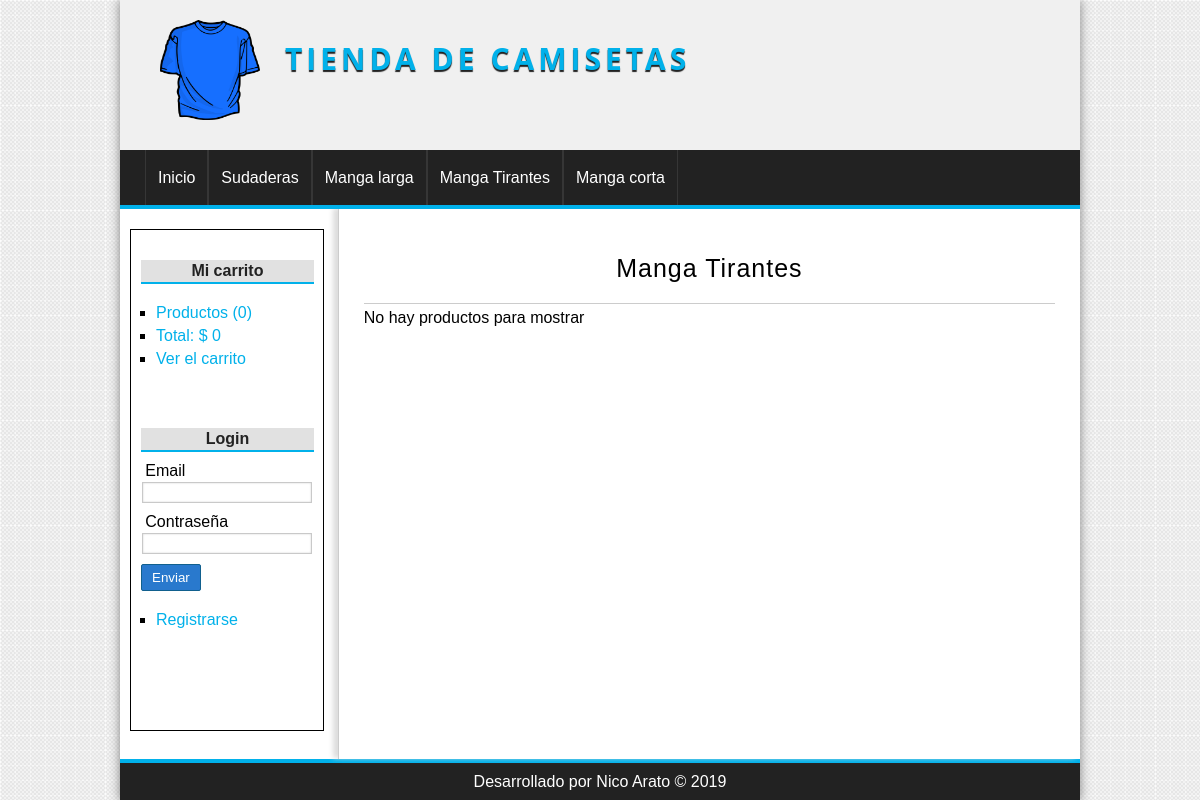
The app's page /categoria/ver&id=2 with its own data.
### tables this page shows
CREATE TABLE categorias(
    id          INT(255) auto_increment NOT NULL,
    nombre      VARCHAR(100) NOT NULL,
    CONSTRAINT pk_categorias PRIMARY KEY(id)
);

### config/db.php (called while the page is built)
<?php
class Database{
    public static function connect(){
        $db = new mysqli('localhost','root','','tienda_master');
        $db->query("SET NAMES 'utf8'");
        return $db;
    }
}

### helpers/utils.php (called while the page is built, shortened)
<?php
class Utils{
    public static function showCategorias(){
        require_once 'models/categoria.php';
        $categoria = new Categoria();
        $categorias = $categoria->getAll();
        return $categorias;
    }
}

### models/categoria.php (called while the page is built, shortened)
<?php
class Categoria{
   private $id;
   private $db;
   public function __construct(){
       $this->db = Database::connect();
   }
   function setId($id){
    $this->id = $id;
   }
   function getId(){
    return $this->id;
    }
    public function getAll(){
        $categorias = $this->db->query("SELECT * FROM categorias ORDER BY id DESC;");
        return $categorias;
    }
    public function getOne(){
        $categoria = $this->db->query("SELECT * FROM categorias WHERE id={$this->getId()};");
        return $categoria->fetch_object();
    }
}

### controllers/CategoriaController.php (called while the page is built, shortened)
<?php
require_once 'models/categoria.php';
require_once 'models/producto.php';
class categoriaController{
    public function ver(){
        if(isset($_GET['id'])){
            $id = $_GET['id'];
            $cat = new Categoria();
            $cat->setId($id);
            $categoria = $cat->getOne();
            $producto = new Producto();
            $producto->setCategoriaId($id);
            $productos = $producto->getAllCategory();
        }
        require_once 'views/categoria/ver.php';
    }
}

### models/producto.php (called while the page is built, shortened)
<?php
class Producto{
   private $categoria_id;
   private $db;
   public function __construct(){
       $this->db = Database::connect();
   }
    function setCategoriaId($categoria_id){
        $this->categoria_id = $categoria_id;
    }
    function getCategoriaId(){
        return $this->categoria_id;
    }
    public function getAllCategory(){
        $sql = "SELECT p.*, c.nombre as 'catnombre' FROM productos p ";
        $sql .= "INNER JOIN categorias c ON c.id=p.categoria_id ";
        $sql .= "WHERE p.categoria_id = {$this->getCategoriaId()}";
        $productos = $this->db->query($sql);
        return $productos;
    }
}

### views/categoria/ver.php (the view, shortened to what this page needs)
<?php if(isset($categoria)) : ?>
    <h1><?=$categoria->nombre?></h1>
        <?php if($productos->num_rows == 0): ?>
            <p>No hay productos para mostrar</p>
        <?php endif; ?>
<?php else: ?>
    <h1><?="La Categoría no Existe"?></h1>
<?php endif; ?>

### views/layout/header.php (shortened to what this page needs)
<!DOCTYPE html>
<html lang="es">
<head>
    <link rel="stylesheet" href="<?=base_url?>css/style.css">
</head>
<body>
<div id="container">
        <header id="header">
            <div id="logo">
                <img src="<?=base_url?>img/camiseta.png" alt="camiseta-logo">
                <a href="<?=base_url?>">Tienda de camisetas</a>
            </div>
        </header>
        <?php $categorias = Utils::showCategorias(); ?>
        <nav id="menu">
            <ul>
                <li><a href="<?=base_url?>"> Inicio</a></li>
                <?php while($cat = $categorias->fetch_object()) : ?>
                    <li><a href="<?=base_url?>categoria/ver&id=<?=$cat->id?>"><?=$cat->nombre;?></a></li>
                <?php endwhile;?>
            </ul>
        </nav>
        <div id="content">

### css/style.css (style rules this page uses)
* { padding: 0px; margin: 0px; font-family: sans-serif,Helvetica, Arial ; }
body { background: url(../img/bg.png); }
a { color: #01b1ea; text-decoration: none; }
header { height: 150px; background: #f0f0f0; }
#logo { padding: 20px; margin-left: 20px; float: left; }
#logo img { width: 100px; height: 100px; float: left; }
#logo a { float: left; font-family: 'Open Sans', Helvetica, Arial, sans-serif; letter-spacing: 4px; font-size: 30px; text-transform: uppercase; color: #01b1ea; font-weight: bold; margin-top: 18px; margin-left: 25px; text-shadow: 0px 2px 1px #222222; transition: all 300ms; }
#container { margin: 0px auto; background: white; width: 80%; box-shadow: 0px 0px 10px gray; }
#menu { background: #222222; color: white; height: 55px; clear: both; border-bottom: 4px solid #01b1ea; }
#menu ul { list-style: none; margin: 0px auto; margin-left: 25px; }
#menu ul li { line-height: 55px; float: left; border-right: 1px solid #363636; }
#menu a { color: white; display: block; padding: 0 12px; transition: all 300ms; }
#menu a:first-child { border-left: 1px solid #363636; }
#content { background: white; overflow: hidden; margin: 0px auto; }
#central h1 { font-size: 25px; margin-bottom: 5px; font-weight: normal; letter-spacing: 1px; text-align: center; border-bottom: 1px solid #ccc; padding: 20px; }

### records on screen
categorias: nombre "Sudaderas"
categorias: nombre "Manga larga"
categorias: nombre "Manga Tirantes"
categorias: nombre "Manga corta"

### other values on screen
$stats['count'] "0"
$stats['total'] "0"
